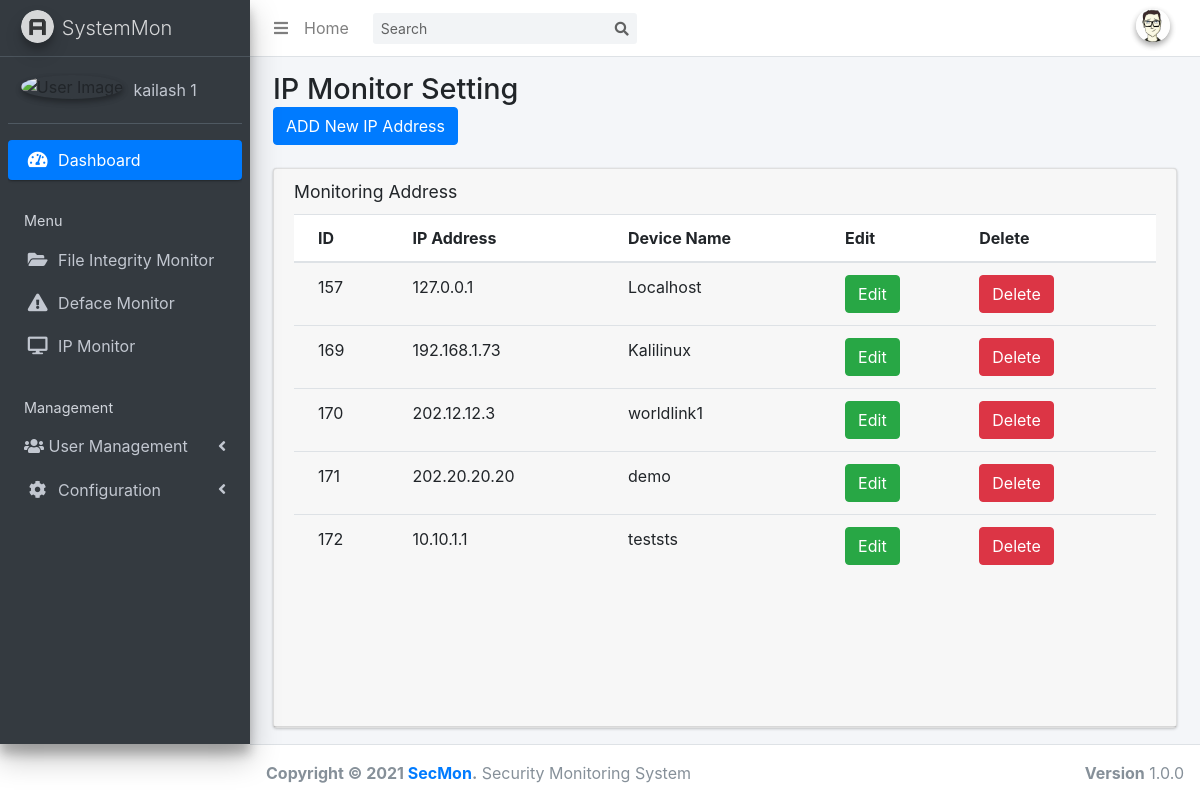
Page /ipmon_sett.php on the earlier database version.
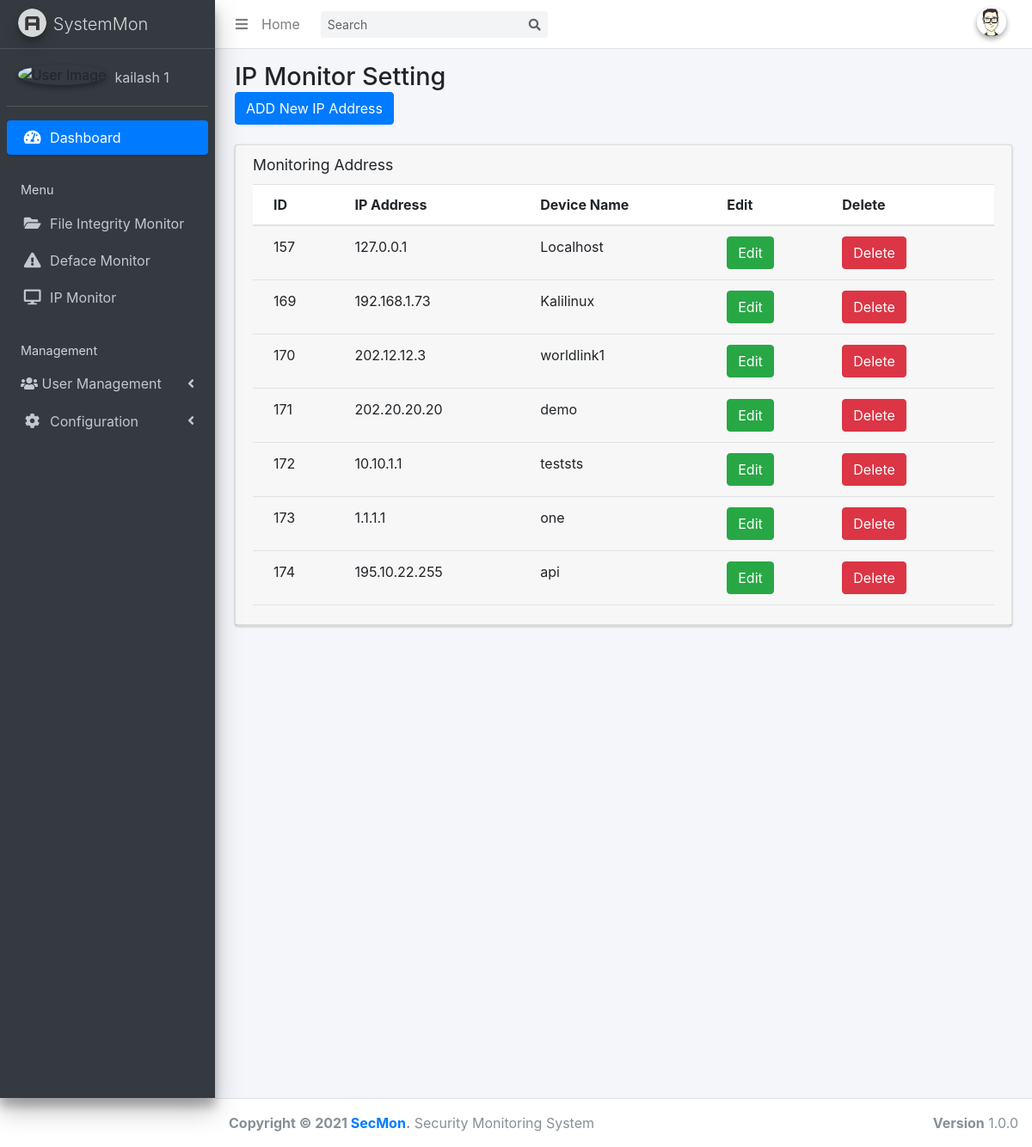
Same page on the later database version.
### tables this page shows
CREATE TABLE `filescan_config` (
  `id` int(255) NOT NULL,
  `account` varchar(200) NOT NULL,
  `scan_path` varchar(200) NOT NULL,
  `email` varchar(200) NOT NULL,
  `file_extensions` varchar(200) NOT NULL
);

CREATE TABLE `IPstatus_config` (
  `id` int(255) NOT NULL,
  `ip_addr` varchar(255) NOT NULL,
  `device_name` varchar(255) NOT NULL
);

### ipmon_sett.php (the view, shortened to what this page needs)
<!DOCTYPE html>
<html>
<head>
    <link rel="stylesheet" href="plugins/fontawesome-free/css/all.min.css">
    <link rel="stylesheet" href="https://code.ionicframework.com/ionicons/2.0.1/css/ionicons.min.css">
    <link rel="stylesheet" href="dist/css/adminlte.min.css">
    <link rel="stylesheet" href="https://stackpath.bootstrapcdn.com/bootstrap/4.3.1/css/bootstrap.min.css">
</head>
<body class="hold-transition sidebar-mini">
    <div class="wrapper">
        <?php include 'themepart/nav-bar.php'; ?>
        <?php include 'themepart/sidebar.php'; ?>
        <div class="content-wrapper">
            <section class="content-header">
                <div class="container-fluid">
                    <div class="row mb-2">
                        <div class="col-sm-6">
                            <h1>IP Monitor Setting</h1>
                            <button type="button" class="btn btn-primary" data-toggle="modal" data-target="#addIPModal">ADD New IP Address</button>
                        </div>
                    </div>
                </div>
            </section>
            <section class="content">
                <div class="container-fluid">
                    <div class="row">
                        <div class="col-12">
                            <div class="card">
                                <div class="card-header">
                                    <h3 class="card-title">Monitoring Address</h3>
                                    <div class="card-body table-responsive p-0" style="height: 500px;">
                                        <?php $connection=mysqli_connect( "localhost", "root", "", "hash_analyzer"); $query="SELECT * FROM IPstatus_config" ; $query_run=mysqli_query($connection, $query); ?>
                                        <table class="table table-head-fixed text-nowrap">
                                            <thead>
                                                <tr>
                                                    <th>ID</th>
                                                    <th>IP Address</th>
                                                    <th>Device Name</th>
                                                    <th>Edit</th>
                                                    <th>Delete</th>
                                                </tr>
                                            </thead>
                                            <tbody>
                                                <?php if (mysqli_num_rows($query_run)> 0) { while ($row = mysqli_fetch_assoc($query_run)) { ?>
                                                <tr>
                                                    <td>
                                                        <?php echo $row['id']; ?> </td>
                                                    <td>
                                                        <?php echo $row['ip_addr']; ?> </td>
                                                    <td>
                                                        <?php echo $row['device_name']; ?> </td>
                                                    <td>
                                                        <button type="button" class="btn btn-success editbtn" data-toggle="modal" data-target="#editIPModal">Edit</button>
                                                    </td>
                                                    <td>
                                                        <button type="button" class="btn btn-danger deletebtn" data-toggle="modal" data-target="#deleteIPModal">Delete</button>
                                                    </td>
                                                </tr>
                                                <?php } } else { echo "No record found!"; } ?>
                                            </tbody>
                                        </table>
                                    </div>
                                </div>
                            </div>
                        </div>
                    </div>
                </div>
            </section>
        </div>
        </div>
<?php include 'themepart/footer.php'; ?>
</body>
</html>

### themepart/nav-bar.php (shortened to what this page needs)
<nav class="main-header navbar navbar-expand navbar-white navbar-light">
   <ul class="navbar-nav">
     <li class="nav-item">
       <a class="nav-link" data-widget="pushmenu" href="#" role="button"><i class="fas fa-bars"></i></a>
     </li>
     <li class="nav-item d-none d-sm-inline-block">
       <a href="dashboard.php" class="nav-link">Home</a>
     </li>
   </ul>
   <form class="form-inline ml-3">
     <div class="input-group input-group-sm">
       <input class="form-control form-control-navbar" type="search" placeholder="Search" aria-label="Search">
       <div class="input-group-append">
         <button class="btn btn-navbar" type="submit">
           <i class="fas fa-search"></i>
         </button>
       </div>
     </div>
   </form>
   <ul class="navbar-nav ml-auto">
     <li class="nav-item dropdown user-menu">
       <a href="#" class="nav-link dropdown-toggle" data-toggle="dropdown">
         <img src="avatar.png" class="user-image img-circle elevation-2" alt="User Image">
       </a>
     </li>
   </ul>
 </nav>

### themepart/sidebar.php (shortened to what this page needs)
<html>
<head>
</head>
<aside class="main-sidebar sidebar-dark-primary elevation-4">
    <a href="dashboard.php" class="brand-link">
      <img src="dist/img/AdminLTELogo.png" alt="AdminLTE Logo" class="brand-image img-circle elevation-3"
           style="opacity: .8">
      <span class="brand-text font-weight-light">SystemMon</span>
    </a>
    <div class="sidebar">
      <div class="user-panel mt-3 pb-3 mb-3 d-flex">
        <div class="image">
          <img src="dist/img/user2-160x160.jpg" class="img-circle elevation-2" alt="User Image">
        </div>
        <?php
        $connection = mysqli_connect("localhost","root","","hash_analyzer");
        $query= "SELECT * FROM filescan_config";
        $query_run= mysqli_query($connection,$query);
        $row = mysqli_fetch_assoc($query_run);
        ?>
        <div class="info">
          <a href="#" class="d-block"><?php echo $row['account']; ?></a>
        </div>
      </div>
      <nav class="mt-2">
        <ul class="nav nav-pills nav-sidebar flex-column" data-widget="treeview" role="menu" data-accordion="false">
          <li class="nav-item has-treeview menu-open">
            <a href="dashboard.php" class="nav-link active">
              <i class="nav-icon fas fa-tachometer-alt"></i>
              <p>
                Dashboard
              </p>
            </a>
          </li>
          <li class="nav-header">Menu</li>
          <li class="nav-item has-treeview">
            <a href="fim.php" class="nav-link">
              <i class="nav-icon fa fa-folder-open"></i>
              <p>
                File Integrity Monitor
              </p>
            </a>
          <li class="nav-item has-treeview">
            <a href="webmon.php" class="nav-link">
              <i class="nav-icon fa fa-exclamation-triangle"></i>
              <p>
                Deface Monitor
              </p>
            </a>
             <li class="nav-item has-treeview">
            <a href="ipmon.php" class="nav-link">
              <i class="nav-icon fa fa-desktop"></i>
              <p>
                IP Monitor
              </p>
            </a>
          <li class="nav-header">Management</li>
          <li class="nav-item has-treeview">
            <a href="#" class="nav-link">
              <i class="fas fa-users"></i>
              <p>
                User Management
                <i class="fas fa-angle-left right"></i>
              </p>
            </a>
          </li>
          <li class="nav-item has-treeview">
            <a href="#" class="nav-link">
              <i class="nav-icon fa fa-cog"></i>
              <p>
                Configuration
                <i class="fas fa-angle-left right"></i>
              </p>
            </a>
          </li>
        </ul>
      </nav>
    </div>
  </aside>

### themepart/footer.php
<footer class="main-footer">
  <div class="float-right d-none d-sm-block">
    <b>Version</b> 1.0.0
  </div>
  <strong>Copyright &copy; 2021 <a href="#">SecMon</a>.</strong> Security Monitoring System
</footer>

Differences in the rows shown:
added ipstatus_config: id "173", ip_addr "1.1.1.1", device_name "one"
added ipstatus_config: id "174", ip_addr "195.10.22.255", device_name "api"
